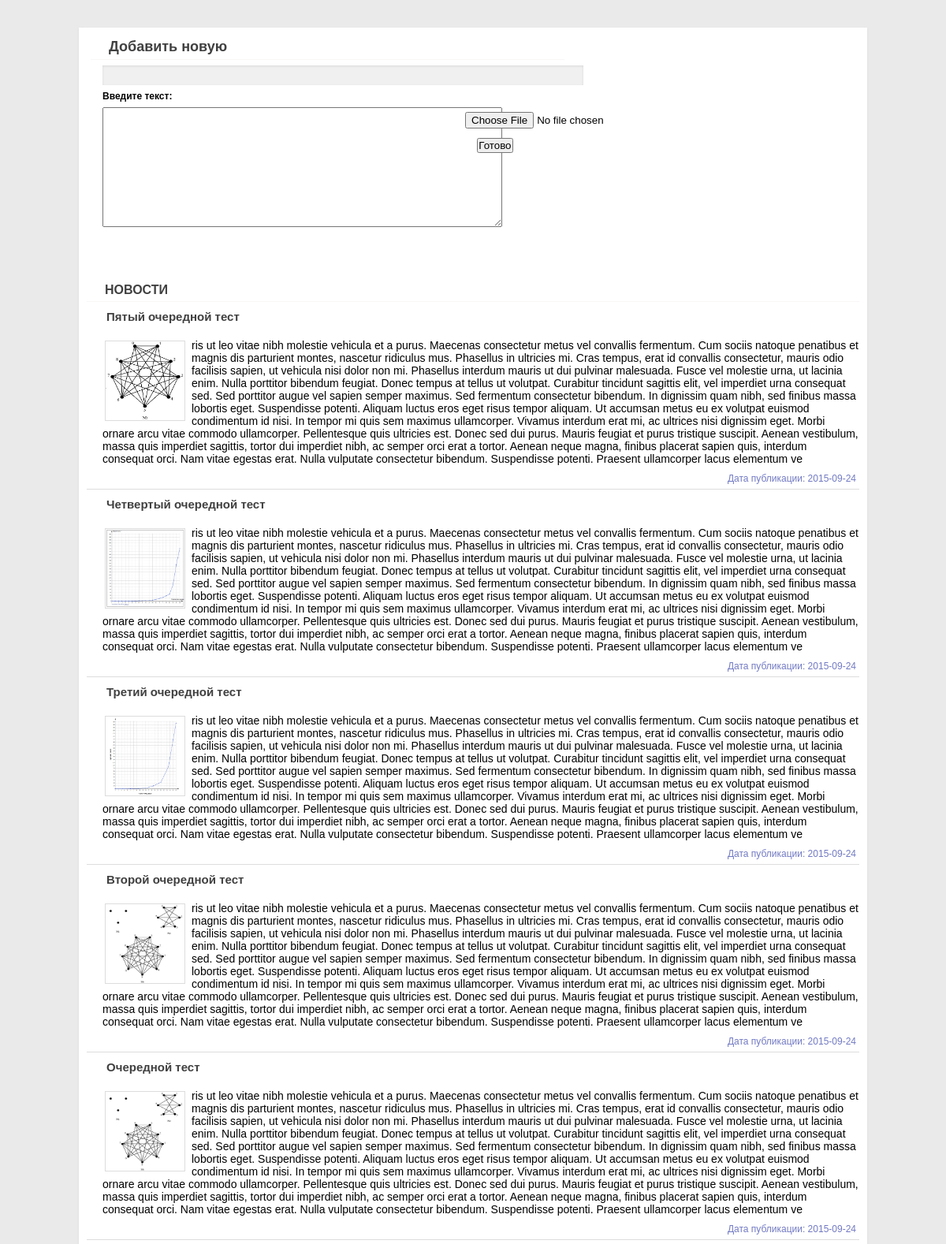
The page / (upper part) on the database its author committed.
### tables this page shows
CREATE TABLE IF NOT EXISTS `news` (
  `id` int(10) unsigned NOT NULL AUTO_INCREMENT,
  `title` varchar(255) NOT NULL,
  `text` text NOT NULL,
  `date` date NOT NULL,
  `img_src` varchar(255) NOT NULL,
  PRIMARY KEY (`id`)
);

### index.php (called while the page is built)
<?php
    require_once("dbconn.php");
    require_once("newsForm.php");
	require_once("newsList.php");
?>

### newsList.php (the view, shortened to what this page needs)
<?php
    $select_db="SELECT * FROM news ORDER BY id DESC LIMIT 10";
    $result_db=mysqli_query($conn, $select_db);
echo '<div class="news_write"><header><h2>НОВОСТИ</h2></header>';
    while ($result_write = mysqli_fetch_array($result_db)){
        echo '<div class="new_text">'.
            '<div><h3>'.$result_write['title'].'</h3>'.
            '<p><img src="'.$result_write['img_src'].'">'.$result_write['text'].'</p></div>'.
            '<span class="date_public">Дата публикации: '.$result_write['date'].'</span>'.
            '</div>';
    }
echo '</div>';
echo '<div class="news_footer">'.
        '<ul>'.
        '<li><a href="#">1</a></li><li><a href="#">2</a></li><li><a href="#">3</a></li> <li><a href="#">...</a></li> <li><a href="#">Последняя</a></li>'.
        '</ul>'.
        '</div>'.
        '</div>'.
            '</body>'.
        '</html>';
?>

### newsForm.php (shortened to what this page needs)
<!DOCTYPE html>
<html>
<head>
	<link href="style.css" rel="stylesheet" type="text/css">
</head>
<body>
<div id="page_allign" class="b3radius">
	<div class="form_block">
		<header>
			<h1>Добавить новую</h1>
		</header>
		<form method="post" enctype=multipart/form-data>
			<div class="form_block">
				<input type="text" name="namec" value=<?=$name;?>>
				<div><b>Введите текст: </b><br>
					<textarea name="text_content" cols="60" rows="10"><?=$textContent;?></textarea>
					<input type="file" name="uploadfile" value="Картинка" >
					<input type="submit" name="reg" value="Готово"></div>
			</div>
		</form>
	</div>

### style.css (style rules this page uses)
* { margin: 0; padding: 0; outline: none; }
body { background: #eaeaea; font: 12px Arial, Tahoma, sans-serif; }
header { border-bottom: 1px solid #faf6f6; padding: 5px; }
h1 { font-size: 18px; color: #404040; padding-top: 9px; padding-left: 18px; }
h2 { font-size: 16px; color: #404040; padding-top: 10px; padding-left: 18px; }
h3 { font-size: 15px; color: #404040; margin: 10px 0px 20px 5px; }
#page_allign { width: 1000px; margin: 35px auto; background-color: #fff; box-shadow: 0px 1px 3px #DDDDDD; -wevkit-box-shadow: 0px 1px 3px #DDDDDD; -o-box-shadow: 0px 1px 3px #DDDDDD; -moz-box-shadow: 0px 1px 3px #DDDDDD; overflow: hidden; }
input[name=namec] { margin: 7px 0; height: 25px; border: none; box-shadow: inset 0px 1px 3px rgba(0,0,0,.1); background: #f0f0f0; padding: 0 5px; width: 600px; }
textarea[name=text_content] { margin: 7px 0; position: relative; padding: 0 5px; }
input[name=reg] { position: relative; left: 19px; top: -124px; }
input[name=uploadfile] { margin-left: 200px; position: relative; left: 260px; top: -156px; }
.form_block { padding-left: 15px; width: 601px; }
.news_write { padding: 10px 10px; }
.new_text { min-height: 150px; font-size: 14px; padding-left: 20px; padding-bottom: 30px; border-bottom: 1px solid #DDDDDD; }
.new_text>div>p { margin-top: 8px; min-height: 114px; }
.new_text>div>p>img { float: left; margin: 2px 8px 8px 3px; border: 1px solid #DDDDDD; height: 100px; width: 100px; }
.new_text>.date_public { float: right; display: block; margin: 10px 4px 5px 0px; color: #727AC3; font-size: 12px; }

### rows shown on the page
news: title "Пятый очередной тест", img_src (picture), text "ris ut leo vitae nibh molestie vehicula et a purus. Maecenas consectetur metus vel convallis fermentum. Cum sociis natoque penatibus et magnis dis parturient montes, nascetur ridiculus mus. Phasellus in ultricies mi. Cras tempus, erat id convallis consectetur, mauris odio facilisis sapien, ut vehicula nisi dolor non mi. Phasellus interdum mauris ut dui pulvinar malesuada. Fusce vel molestie urna, ut lacinia enim. Nulla porttitor bibendum feugiat. Donec tempus at tellus ut volutpat. Curabitur tincidunt sagittis elit, vel imperdiet urna consequat sed. Sed porttitor augue vel sapien semper maximus. Sed fermentum consectetur bibendum. In dignissim quam nibh, sed finibus massa lobortis eget.…", date "2015-09-24"
news: title "Четвертый очередной тест", img_src (picture), text "ris ut leo vitae nibh molestie vehicula et a purus. Maecenas consectetur metus vel convallis fermentum. Cum sociis natoque penatibus et magnis dis parturient montes, nascetur ridiculus mus. Phasellus in ultricies mi. Cras tempus, erat id convallis consectetur, mauris odio facilisis sapien, ut vehicula nisi dolor non mi. Phasellus interdum mauris ut dui pulvinar malesuada. Fusce vel molestie urna, ut lacinia enim. Nulla porttitor bibendum feugiat. Donec tempus at tellus ut volutpat. Curabitur tincidunt sagittis elit, vel imperdiet urna consequat sed. Sed porttitor augue vel sapien semper maximus. Sed fermentum consectetur bibendum. In dignissim quam nibh, sed finibus massa lobortis eget.…", date "2015-09-24"
news: title "Третий очередной тест", img_src (picture), text "ris ut leo vitae nibh molestie vehicula et a purus. Maecenas consectetur metus vel convallis fermentum. Cum sociis natoque penatibus et magnis dis parturient montes, nascetur ridiculus mus. Phasellus in ultricies mi. Cras tempus, erat id convallis consectetur, mauris odio facilisis sapien, ut vehicula nisi dolor non mi. Phasellus interdum mauris ut dui pulvinar malesuada. Fusce vel molestie urna, ut lacinia enim. Nulla porttitor bibendum feugiat. Donec tempus at tellus ut volutpat. Curabitur tincidunt sagittis elit, vel imperdiet urna consequat sed. Sed porttitor augue vel sapien semper maximus. Sed fermentum consectetur bibendum. In dignissim quam nibh, sed finibus massa lobortis eget.…", date "2015-09-24"
news: title "Второй очередной тест", img_src (picture), text "ris ut leo vitae nibh molestie vehicula et a purus. Maecenas consectetur metus vel convallis fermentum. Cum sociis natoque penatibus et magnis dis parturient montes, nascetur ridiculus mus. Phasellus in ultricies mi. Cras tempus, erat id convallis consectetur, mauris odio facilisis sapien, ut vehicula nisi dolor non mi. Phasellus interdum mauris ut dui pulvinar malesuada. Fusce vel molestie urna, ut lacinia enim. Nulla porttitor bibendum feugiat. Donec tempus at tellus ut volutpat. Curabitur tincidunt sagittis elit, vel imperdiet urna consequat sed. Sed porttitor augue vel sapien semper maximus. Sed fermentum consectetur bibendum. In dignissim quam nibh, sed finibus massa lobortis eget.…", date "2015-09-24"
news: title "Очередной тест", img_src (picture), text "ris ut leo vitae nibh molestie vehicula et a purus. Maecenas consectetur metus vel convallis fermentum. Cum sociis natoque penatibus et magnis dis parturient montes, nascetur ridiculus mus. Phasellus in ultricies mi. Cras tempus, erat id convallis consectetur, mauris odio facilisis sapien, ut vehicula nisi dolor non mi. Phasellus interdum mauris ut dui pulvinar malesuada. Fusce vel molestie urna, ut lacinia enim. Nulla porttitor bibendum feugiat. Donec tempus at tellus ut volutpat. Curabitur tincidunt sagittis elit, vel imperdiet urna consequat sed. Sed porttitor augue vel sapien semper maximus. Sed fermentum consectetur bibendum. In dignissim quam nibh, sed finibus massa lobortis eget.…", date "2015-09-24"
